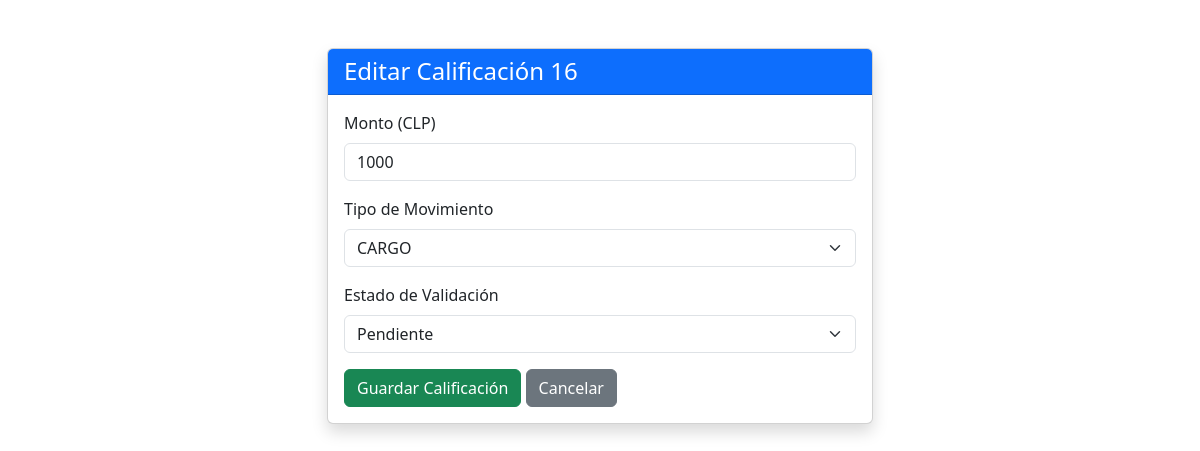
The page /16/editar/ (signed in) on the database its author committed.
### calificaciones/models.py (models this page shows, shortened)
class Calificacion(models.Model):
    usuario = models.ForeignKey(
        User,
        on_delete=models.CASCADE,
        verbose_name="Usuario",
        related_name='calificaciones_realizadas'
    )
    monto = models.DecimalField(
        max_digits=12,
        decimal_places=0,
        verbose_name="Monto (CLP)"
    )
    TIPO_MOVIMIENTO_CHOICES = [
        ('abono', 'ABONO'),
        ('cargo', 'CARGO'),
        ('pago', 'PAGO'),
        ('reembolso', 'REEMBOLSO'),
    ]
    tipo_movimiento = models.CharField(
        max_length=10,
        choices=TIPO_MOVIMIENTO_CHOICES,
        default='abono',
        verbose_name="Tipo de Movimiento"
    )
    fecha_registro = models.DateField(
        default=timezone.now,
        verbose_name="Fecha de Registro"
    )
    ESTADO_CHOICES = [
        ('pendiente', 'Pendiente'),
        ('validado', 'Validado'),
        ('rechazado', 'Rechazado'),
    ]
    estado = models.CharField(
        max_length=20,
        choices=ESTADO_CHOICES,
        default='pendiente',
        verbose_name="Estado"
    )
    class Meta:
        verbose_name = "Calificación"
        verbose_name_plural = "Calificaciones"

### calificaciones/views.py (the view)
# urls.py: path('<int:pk>/editar/', views.editar_calificacion, name='editar_calificacion'),  # URL: /12/editar/
@login_required
def editar_calificacion(request, pk):
    calificacion = get_object_or_404(Calificacion, pk=pk)
    if request.method == 'POST':
        form = CalificacionForm(request.POST, instance=calificacion)
        if form.is_valid():
            form.save()
            Auditoria.objects.create(
                usuario=request.user, accion='EDITAR', detalle=f'Calificación ID {pk} editada. Monto: {calificacion.monto}'
            )
            return redirect('dashboard')
    else:
        form = CalificacionForm(instance=calificacion) # Precargar datos
    context = {'form': form, 'titulo': f'Editar Calificación {pk:d}', 'calificacion_id': pk}
    return render(request, 'calificaciones/calificacion_form.html', context)

### calificaciones/forms.py
class CalificacionForm(forms.ModelForm):
    class Meta:
        model = Calificacion
        fields = ['monto', 'tipo_movimiento', 'estado']
        labels = {
            'monto': 'Monto (CLP)',
            'tipo_movimiento': 'Tipo de Movimiento',
            'estado': 'Estado de Validación',
        }
        widgets = {
            'monto': forms.NumberInput(attrs={
                'step': '1',
                'class': 'form-control',
                'placeholder': 'Ingrese monto en CLP'
            }),
            'tipo_movimiento': forms.Select(attrs={
                'class': 'form-select'
            }),
            'estado': forms.Select(attrs={
                'class': 'form-select'
            }),
        }
        help_texts = {
            'monto': 'Ingrese el monto en pesos chilenos (CLP).',
            'tipo_movimiento': 'Seleccione si es un CARGO o un ABONO.',
            'estado': 'Seleccione el estado de la calificación.',
        }

### calificaciones/templates/calificaciones/calificacion_form.html (shortened to what this page needs)
{% load static %}
{% load widget_tweaks %}
<!DOCTYPE html>
<html lang="es">
<head>
    <link href="https://cdn.jsdelivr.net/npm/bootstrap@5.3.3/dist/css/bootstrap.min.css" rel="stylesheet">
</head>
<body>
    <div class="container mt-5">
        <div class="row justify-content-center">
            <div class="col-md-6">
                <div class="card shadow">
                    <div class="card-header bg-primary text-white">
                        <h4 class="mb-0">{{ titulo }}</h4>
                    </div>
                    <div class="card-body">
                        <form method="post">
                            {% for field in form %}
                                <div class="mb-3">
                                    <label for="{{ field.id_for_label }}" class="form-label">
                                        {{ field.label }}
                                    </label>
                                    {{ field|add_class:"form-control" }}
                                </div>
                            {% endfor %}
                            <button type="submit" class="btn btn-success">Guardar Calificación</button>
                            <a href="{% url 'dashboard' %}" class="btn btn-secondary">Cancelar</a>
                        </form>
                    </div>
                </div>
            </div>
        </div>
    </div>
</body>
</html>

### rows shown on the page
Calificacion: form "1000" "CARGO" "Pendiente"

### other values the page prints
{{ titulo }} "Editar Calificación 16"
{{ field.label }} "Monto (CLP)" "Tipo de Movimiento" "Estado de Validación"
